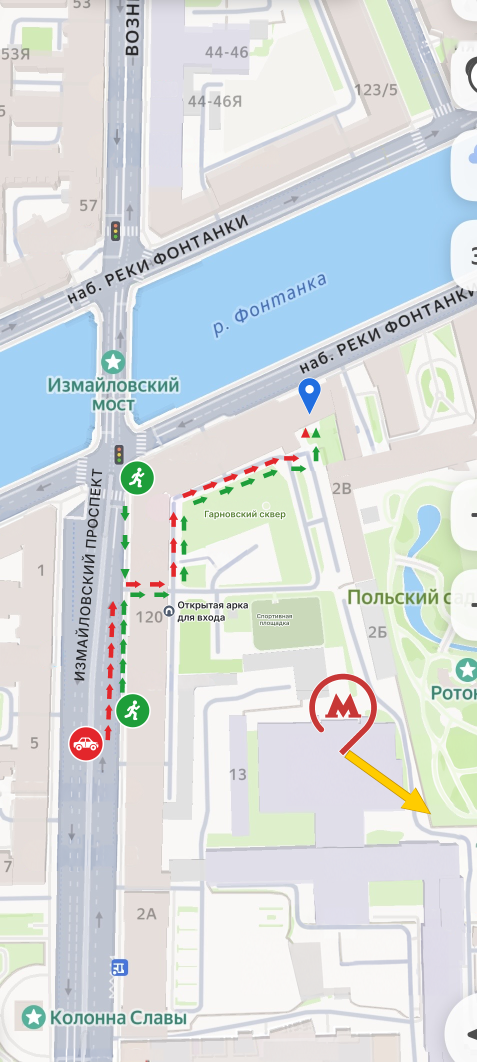
#> input picture izmailovsky_2_routes.png, 954 x 2124 px (shown at 1/2 size)
$ python add_arch_marker.py izmailovsky_2_routes.png map_clean_feysplastika.png
#> lines starting #> are read from the running program, lines starting #| are printed output that depends on the picture; after the words box and inside, x2 and y2 are one past the last pixel; in counts of white or black regions, pixels touching at a corner belong together
"""Add the destination geotag and the open-arch sign to the approved route map.

Approval screenshot marks, replaced here:
  * blue check mark  -> geotag (pin) of the destination, tip where the check mark's vertex was;
  * yellow arrow     -> round sign with an arch symbol and the caption "Открытая арка для входа".
The approved map (output of make_routes.py) is loaded unchanged; the new elements are drawn on
transparent layers (4x supersampled) and composited. Every other pixel stays identical.
"""
import json
import os
import sys

import cv2
import numpy as np
from PIL import Image, ImageDraw, ImageFont

SRC, OUT = sys.argv[1], sys.argv[2]
SS = 4

base = Image.open(SRC).convert("RGB")
#> base is the input picture: PIL image 954x2124 RGB; mean R, G, B 214.7, 220.7, 222
S = int(os.environ.get("SCALE", "1"))  # hi-res build: draw natively at S x the map resolution
W, H = base.size[0] // S, base.size[1] // S
#> W = 954; H = 2124
orig = np.asarray(base).copy()

PIN = (33, 110, 224)
SIGN = (80, 92, 110)
TEXT = (36, 37, 40)
WHITE = (255, 255, 255)
OUTLINE = 1.5  # white edge separating icons from the map


def fill(poly):
    big = np.zeros((H * SS, W * SS), np.uint8)
    cv2.fillPoly(big, [np.round(np.asarray(poly) * SS * 16).astype(np.int32).reshape(-1, 1, 2)], 255, cv2.LINE_8, shift=4)
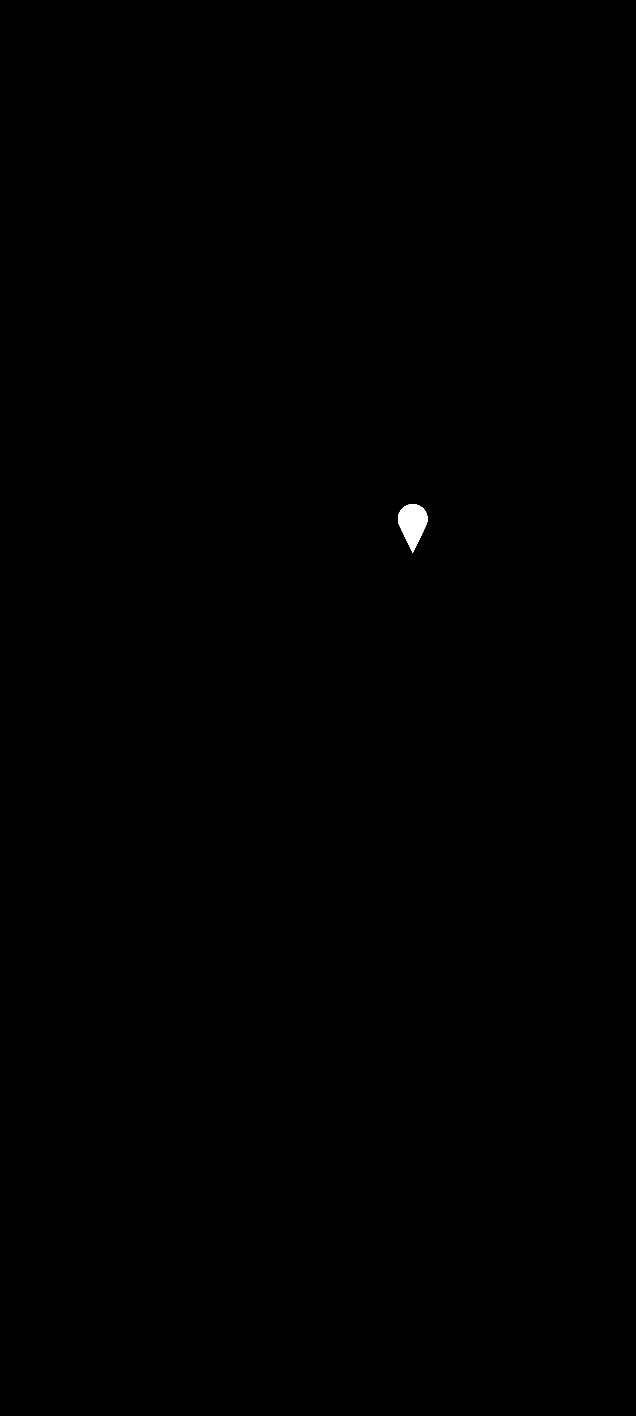
#> big: shape (8496, 3816) (shown at 1/6 size); 0.1% white; 1 white region, box (x1, y1, x2, y2) and area: (2388, 3026, 2565, 3317) 31984
#> in fill (call 2), `cv2.fillPoly(big, [np.round(np.asarray(poly) * SS * 16).astype(np.int3..`: big: shape (8496, 3816); 0.11% white; 1 white region, box (x1, y1, x2, y2) and area: (2382, 3020, 2571, 3327) 36104
    return big


def circle(c, r):
#> called with c = array of shape (2,), r = 8.36
    big = np.zeros((H * SS, W * SS), np.uint8)
    cv2.circle(big, tuple(np.round(np.asarray(c) * SS * 16).astype(int)), int(round(r * SS * 16)), 255, -1, cv2.LINE_8, shift=4)
#> big: shape (8496, 3816); 0.01% white; 1 white region, box (x1, y1, x2, y2) and area: (2443, 3080, 2510, 3148) 3610
    return big


def down(big):
    return cv2.resize(big, (W * S, H * S), interpolation=cv2.INTER_AREA).astype(np.float32) / 255


# ---------- destination geotag (replaces the blue check mark) ----------
PIN_TIP = np.array([619.0, 829.0])   # lowest point (vertex) of the blue check mark
PIN_R = 22.0                          # 2x the first version (11)
PIN_C = PIN_TIP - np.array([0.0, 2.3 * PIN_R])


def pin_poly(r, tip):
    a = np.arccos(r / np.linalg.norm(tip - PIN_C))
    phi = np.pi / 2  # centre -> tip points down
    arc = np.linspace(phi + a, phi + 2 * np.pi - a, 200)
    return np.array([PIN_C + r * np.array([np.cos(t), np.sin(t)]) for t in arc] + [tip])


pin_body = fill(pin_poly(PIN_R, PIN_TIP))
pin_edge = fill(pin_poly(PIN_R + OUTLINE, PIN_TIP + np.array([0, OUTLINE * 1.6])))
pin_dot = circle(PIN_C, PIN_R * 0.38)

# ---------- open-arch sign (replaces the yellow arrow) ----------
SIGN_C = np.array([350.0, 1226.0])   # at the yellow arrow, clear of "120" and the route dashes
SIGN_R = 22.0                        # 2x the first version (11)
GS = SIGN_R / 11.0                   # glyph scale
sign_disc = circle(SIGN_C, SIGN_R)
#> call 2 of circle, with c = array of shape (2,), r = 22
#> in circle (call 2), `cv2.circle(big, tuple(np.round(np.asarray(c) * SS * 16).astype(int)), ..`:
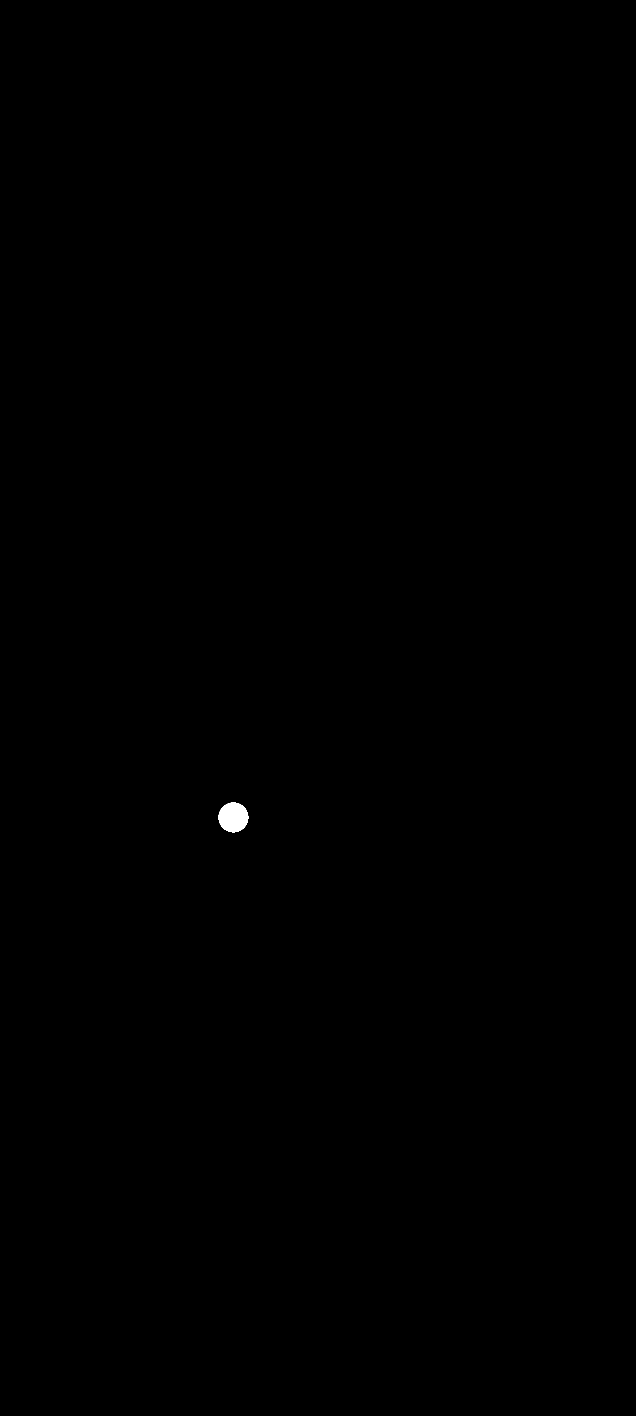
#> big: shape (8496, 3816) (shown at 1/6 size); 0.08% white; 1 white region, box (x1, y1, x2, y2) and area: (1312, 4816, 1489, 4993) 24553
sign_edge = circle(SIGN_C, SIGN_R + OUTLINE)
#> in circle (call 3), `cv2.circle(big, tuple(np.round(np.asarray(c) * SS * 16).astype(int)), ..`: big: shape (8496, 3816); 0.09% white; 1 white region, box (x1, y1, x2, y2) and area: (1306, 4810, 1495, 4999) 27977


def arch(cx, base_y, half_w, h):
    """Arch silhouette: vertical sides up to a semicircular top (closed polygon)."""
    top_c = base_y - h + half_w
    pts = [(cx - half_w, base_y), (cx - half_w, top_c)]
    pts += [(cx + half_w * np.cos(t), top_c - half_w * np.sin(t)) for t in np.linspace(np.pi, 0, 60)]
    pts += [(cx + half_w, base_y)]
    return pts


gx, gb = SIGN_C[0], SIGN_C[1] + 6.0 * GS  # glyph: white arch frame with an open passage
glyph = fill(arch(gx, gb, 6.5 * GS, 12.5 * GS)) & ~fill(arch(gx, gb + 0.01, 3.2 * GS, 8.0 * GS))
#> in fill (call 3), `cv2.fillPoly(big, [np.round(np.asarray(poly) * SS * 16).astype(np.int3..`: big: shape (8496, 3816); 0.03% white; 1 white region, box (x1, y1, x2, y2) and area: (1348, 4852, 1453, 4953) 9402
#> in fill (call 4), `cv2.fillPoly(big, [np.round(np.asarray(poly) * SS * 16).astype(np.int3..`: big: shape (8496, 3816); 0.01% white; 1 white region, box (x1, y1, x2, y2) and area: (1374, 4888, 1427, 4953) 3126

# caption
FONT = "/usr/share/fonts/opentype/inter/Inter-SemiBold.otf"
FS, LINE_GAP, HALO = 19, 4, 2
LINES = ["Открытая арка", "для входа"]
font = ImageFont.truetype(FONT, FS * SS)
asc, desc = font.getmetrics()
cap = font.getbbox("О")[3] - font.getbbox("О")[1]
X0 = SIGN_C[0] + SIGN_R + 6
line_h = cap + (FS * SS) // 3 + LINE_GAP * SS
top_cap = SIGN_C[1] * SS - (cap + line_h) / 2   # two cap-height lines centred on the sign
txt = Image.new("L", (W * SS, H * SS), 0)
#> txt: PIL image 3816x8496 L; every value is 0
halo = Image.new("L", (W * SS, H * SS), 0)
dt, dh = ImageDraw.Draw(txt), ImageDraw.Draw(halo)
for i, s in enumerate(LINES):
    pos = (X0 * SS, top_cap + i * line_h - (asc - cap))
    dt.text(pos, s, font=font, fill=255)
    dh.text(pos, s, font=font, fill=255, stroke_width=HALO * SS, stroke_fill=255)

# ---------- composite ----------
layers = [
    (down(np.asarray(halo)), WHITE), (down(np.asarray(txt)), TEXT),
    (down(sign_edge), WHITE), (down(sign_disc), SIGN), (down(glyph & sign_disc), WHITE),
    (down(pin_edge), WHITE), (down(pin_body & ~pin_dot), PIN),
]
out = orig.astype(np.float32)
for a, col in layers:
    out = out * (1 - a[..., None]) + np.array(col, np.float32) * a[..., None]
#> this loop made 7 passes
#> col on passes 1 to 7: (255, 255, 255), (36, 37, 40), (255, 255, 255), (80, 92, 110), (255, 255, 255), (255, 255, 255), (33, 110, 224)
out = np.round(out).astype(np.uint8)
mask = np.zeros((H * S, W * S), bool)
for a, _ in layers:
    mask |= a > 0
#> this loop made 7 passes
#> pass 1, `mask |= a > 0`:
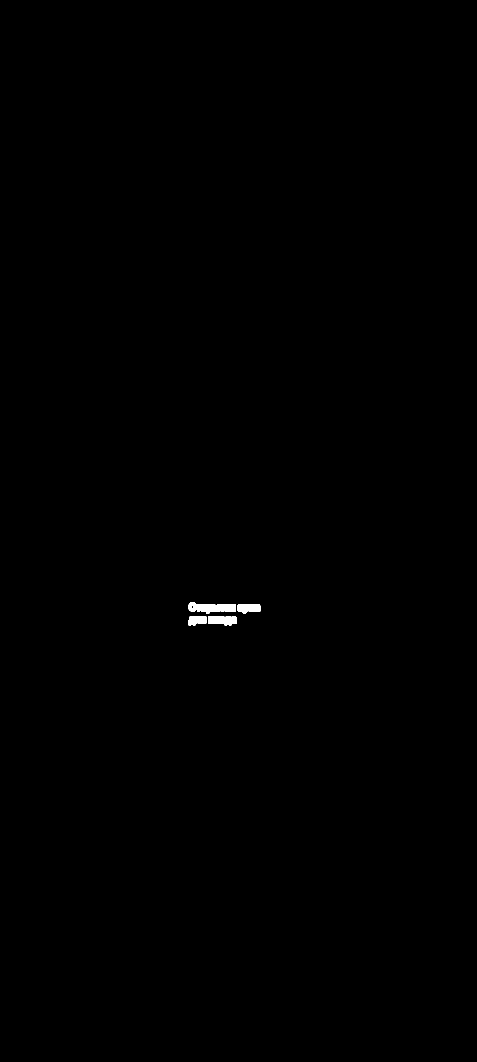
#> mask: shape (2124, 954) bool (shown at 1/2 size); 0.18% white; 4 white regions, box (x1, y1, x2, y2) and area: (376, 1204, 472, 1227) 1447, (416, 1232, 474, 1251) 905, (474, 1208, 521, 1227) 718, (376, 1233, 414, 1251) 581
#> pass 3, `mask |= a > 0`:
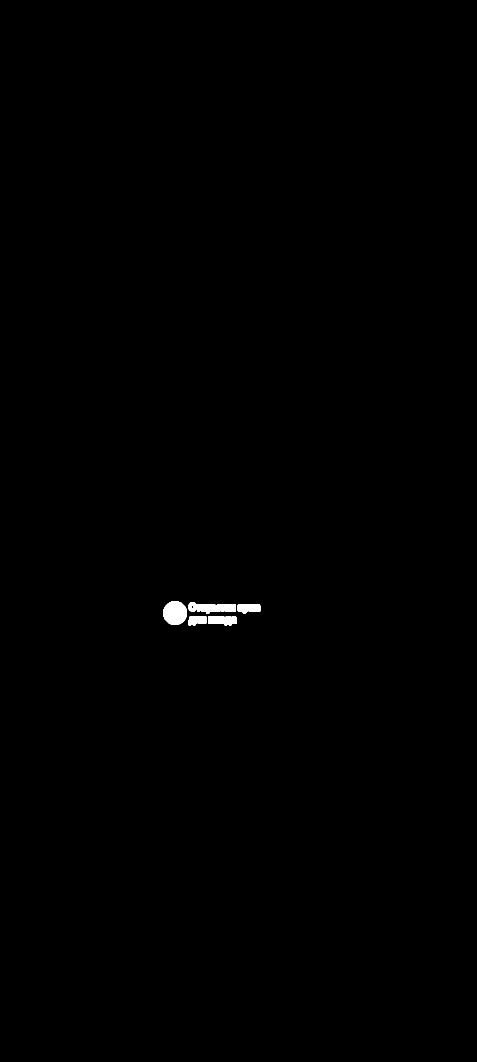
#> mask: shape (2124, 954) bool (shown at 1/2 size); 0.27% white; 5 white regions, box (x1, y1, x2, y2) and area: (326, 1202, 374, 1250) 1818, (376, 1204, 472, 1227) 1447, (416, 1232, 474, 1251) 905, (474, 1208, 521, 1227) 718, (376, 1233, 414, 1251) 581
#> after the loop:
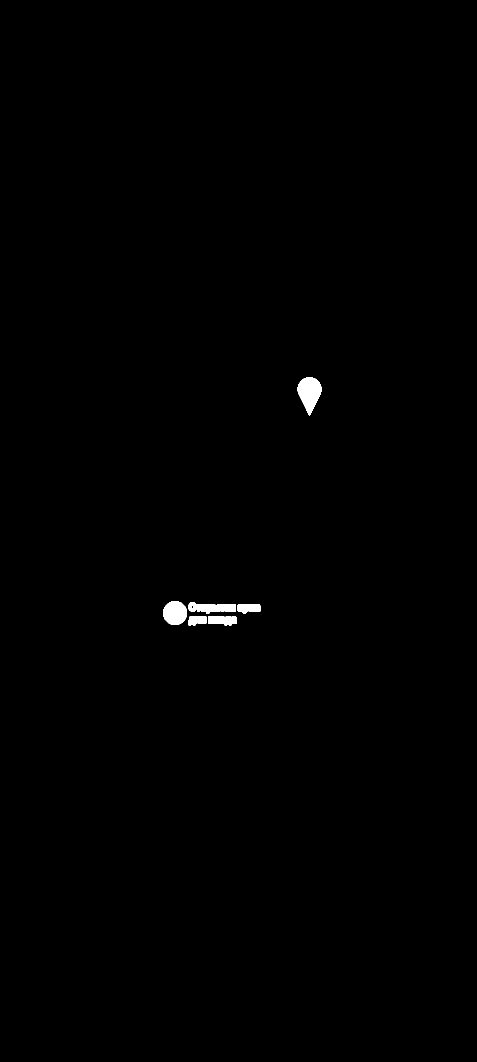
#> mask: shape (2124, 954) bool (shown at 1/2 size); 0.39% white; 6 white regions, box (x1, y1, x2, y2) and area: (595, 755, 643, 832) 2348, (326, 1202, 374, 1250) 1818, (376, 1204, 472, 1227) 1447, (416, 1232, 474, 1251) 905, (474, 1208, 521, 1227) 718, (376, 1233, 414, 1251) 581
out[~mask] = orig[~mask]
Image.fromarray(out).save(OUT, optimize=True)

ys, xs = np.nonzero(layers[0][0] > 0)
#> ys = 3651 values from 1204 to 1250; xs = 3651 values, max 520 at index 579, min 376 at index 720, mean 438.5
json.dump({"pin_tip": PIN_TIP.tolist(), "pin_centre": PIN_C.tolist(), "pin_r": PIN_R,
           "sign_centre": SIGN_C.tolist(), "sign_r": SIGN_R, "caption": " ".join(LINES),
           "caption_bbox": [int(xs.min()), int(ys.min()), int(xs.max()), int(ys.max())]},
          open(OUT + ".marker.json", "w"), ensure_ascii=False)
np.save(OUT + ".marker_mask.npy", mask)
print("saved", OUT)
